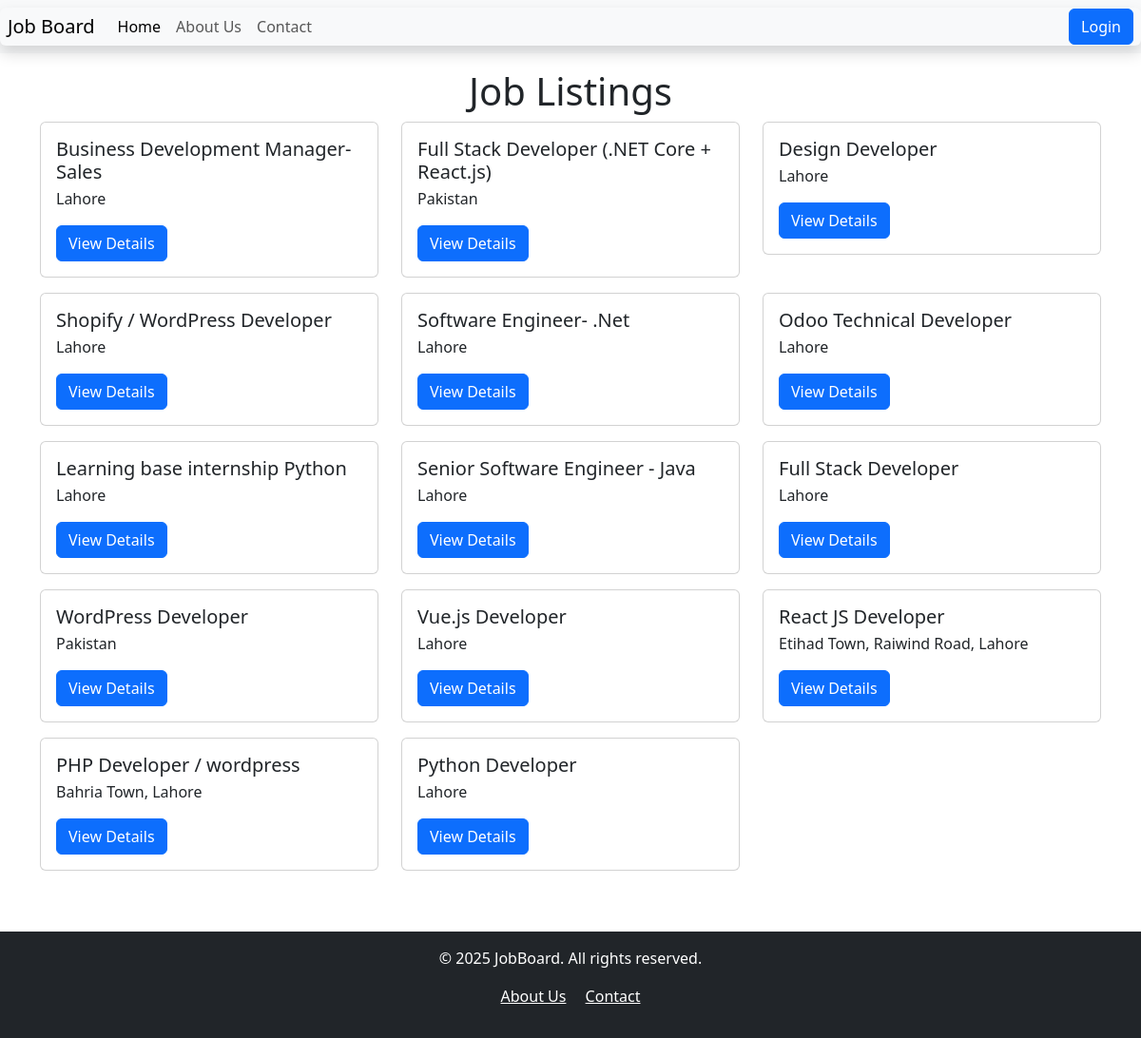
/, run on an earlier commit of the app's database.
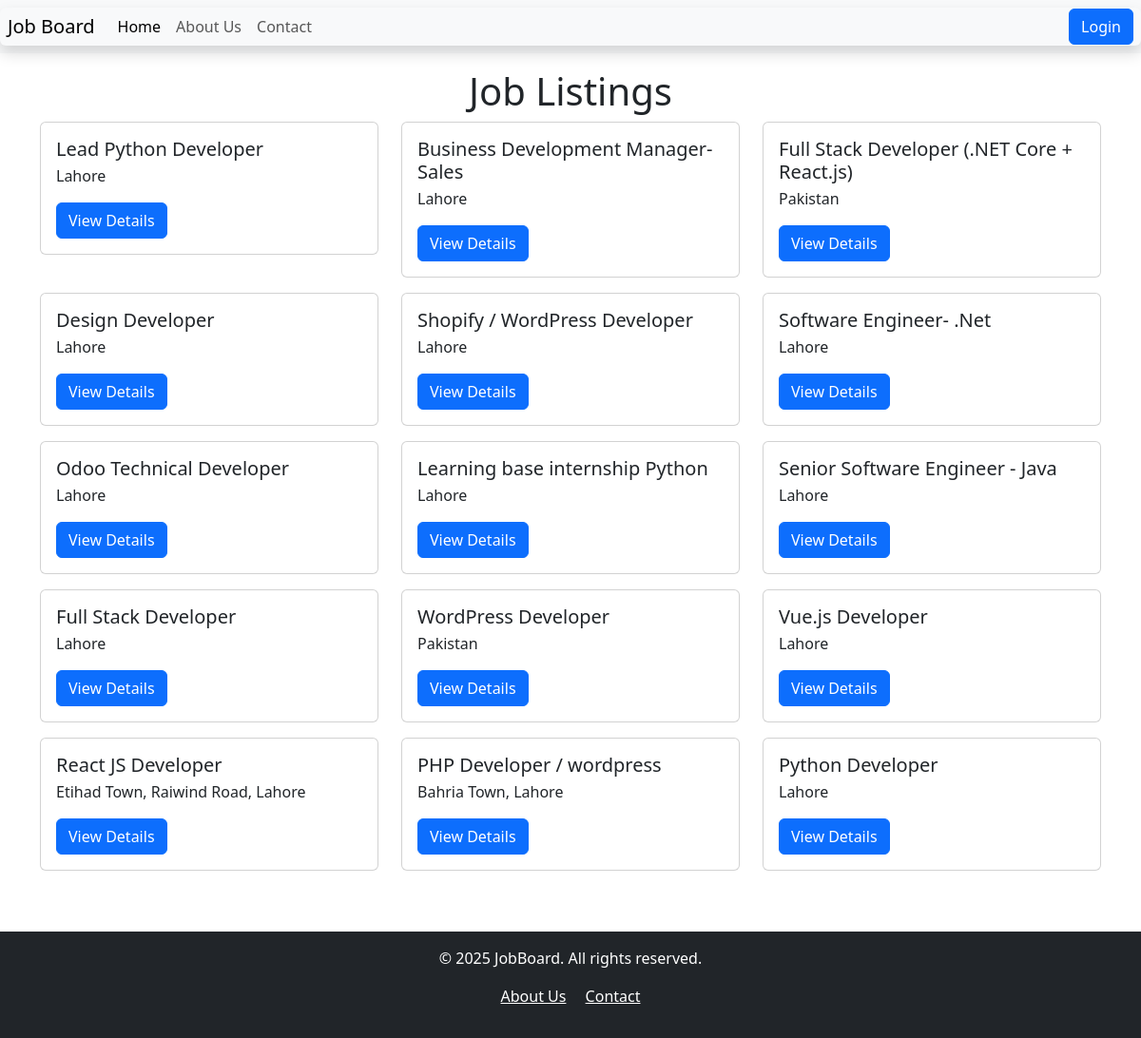
And on a later commit of the database.
### job/models.py (models this page shows, shortened)
class Job(models.Model):
    JOB_TYPES = [
        ('Full-time', 'Full-time'),
        ('Part-time', 'Part-time'),
        ('Remote', 'Remote'),
        ('Internship', 'Internship'),
    ]
    title = models.CharField(max_length=200)
    company_name = models.CharField(max_length=200)
    description = models.TextField()
    location = models.CharField(max_length=100)
    salary = models.DecimalField(max_digits=10, decimal_places=2, null= True, blank=True)
    job_type = models.CharField(max_length=20, choices=JOB_TYPES, default='Full-time')
    date_of_posting = models.DateTimeField(auto_now_add= True)
    class Meta:
        ordering = ['-date_of_posting']
        verbose_name = 'Job Posting'
        verbose_name_plural = 'Job Postings'

### job/views.py (the view)
# urls.py: path('', views.job_list, name = 'job_list'),
def job_list(request):
    jobs = Job.objects.all().order_by('-date_of_posting')
    return render(request, 'job_list.html', {'jobs': jobs})

### job/templates/job_list.html (shortened to what this page needs)
{% extends 'base.html' %}
{% block content %}
{% load static %}
<div class="container mt-3">
    <h1 class="text-center">Job Listings</h1>
    <div class="row">
        {% for job in jobs %}
        <div class="col-md-4">
            <div class="card mb-3">
                <div class="card-body">
                    <h5 class="card-title">{{ job.title }}</h5>
                    <p class="card-text">{{ job.location }}</p>
                    <a href="{% url 'job_detail' job.id %}" class="btn btn-primary">View Details</a>
                </div>
            </div>
        </div>
        {% empty %}
        <p>No jobs available at the moment.</p>
        {% endfor %}
    </div>
</div>
{% endblock %}

What changed in the data, as far as the page shows it:
added Job: title "Lead Python Developer", location "Lahore"
